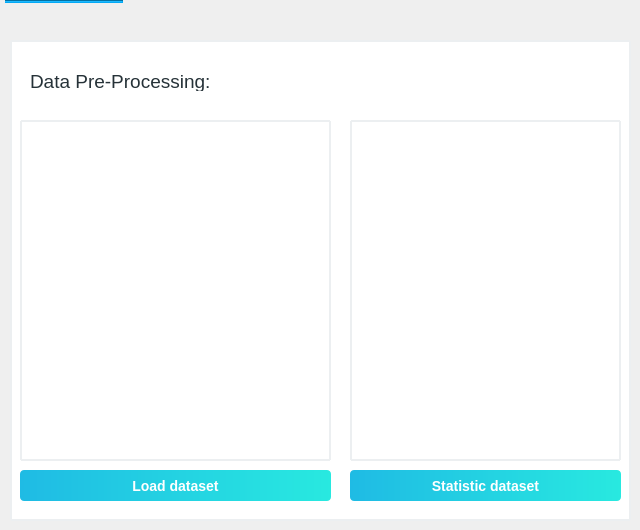
   <widget class="QWidget" name="Tab1">
    <property name="enabled">
     <bool>true</bool>
    </property>
    <property name="font">
     <font>
      <stylestrategy>PreferAntialias</stylestrategy>
     </font>
    </property>
    <attribute name="title">
     <string>PRE-PROCESSING</string>
    </attribute>
    <widget class="Line" name="line_2">
     <property name="geometry">
      <rect>
       <x>5</x>
       <y>0</y>
       <width>118</width>
       <height>3</height>
      </rect>
     </property>
     <property name="styleSheet">
      <string notr="true">background-color: #03a9f4;</string>
     </property>
     <property name="orientation">
      <enum>Qt::Horizontal</enum>
     </property>
    </widget>
    <widget class="QLabel" name="label_6">
     <property name="geometry">
      <rect>
       <x>30</x>
       <y>70</y>
       <width>231</width>
       <height>21</height>
      </rect>
     </property>
     <property name="font">
      <font>
       <pointsize>14</pointsize>
       <weight>50</weight>
       <italic>false</italic>
       <bold>false</bold>
      </font>
     </property>
     <property name="styleSheet">
      <string notr="true">#label_6{
	font: 14pt;
	color: #263238;
	
}</string>
     </property>
     <property name="text">
      <string>&lt;html&gt;&lt;head/&gt;&lt;body&gt;&lt;p&gt;Data Pre-Processing:&lt;/p&gt;&lt;/body&gt;&lt;/html&gt;</string>
     </property>
    </widget>
    <widget class="QPushButton" name="pushButton">
     <property name="geometry">
      <rect>
       <x>20</x>
       <y>470</y>
       <width>311</width>
       <height>31</height>
      </rect>
     </property>
     <property name="styleSheet">
      <string notr="true">QPushButton {
	background-color: qlineargradient(spread:pad, x1:0, y1:0, x2:1, y2:0, stop:0 rgba(31, 187, 228, 255), stop:1 rgba(40, 233, 224, 255));
    border-style: outset;
    border-color: #f3f5f7;
    border-radius: 4px;
    font: bold 14px;
    min-width: 10em;
    padding: 6px;
	color: #ffffff;
	font: 13pt &quot;Helvetica Neue&quot;;
}
QPushButton:pressed {
    background-color: #2980b9;
    border-style: outset;
    border-color: #f3f5f7;

}</string>
     </property>
     <property name="text">
      <string>Load dataset</string>
     </property>
    </widget>
    <widget class="QGraphicsView" name="graphicsView_4">
     <property name="geometry">
      <rect>
       <x>10</x>
       <y>40</y>
       <width>621</width>
       <height>481</height>
      </rect>
     </property>
     <property name="styleSheet">
      <string notr="true">QGraphicsView{
	border: 2px solid #eceff1;
	border-radius: 1px;
}</string>
     </property>
    </widget>
    <widget class="QPushButton" name="pushButton_2">
     <property name="geometry">
      <rect>
       <x>350</x>
       <y>470</y>
       <width>271</width>
       <height>31</height>
      </rect>
     </property>
     <property name="styleSheet">
      <string notr="true">QPushButton {
	background-color: qlineargradient(spread:pad, x1:0, y1:0, x2:1, y2:0, stop:0 rgba(31, 187, 228, 255), stop:1 rgba(40, 233, 224, 255));
    border-style: outset;
    border-color: #f3f5f7;
    border-radius: 4px;
    font: bold 14px;
    min-width: 10em;
    padding: 6px;
	color: #ffffff;
	font: 13pt &quot;Helvetica Neue&quot;;
}
QPushButton:pressed {
    background-color: #2980b9;
    border-style: outset;
    border-color: #f3f5f7;

}</string>
     </property>
     <property name="text">
      <string>Statistic dataset</string>
     </property>
    </widget>
    <widget class="QTableView" name="tableView">
     <property name="geometry">
      <rect>
       <x>20</x>
       <y>120</y>
       <width>311</width>
       <height>341</height>
      </rect>
     </property>
     <property name="styleSheet">
      <string notr="true">QTableView{
	border: 2px solid #eceff1;
	border-radius: 1px;
}</string>
     </property>
    </widget>
    <widget class="QTableView" name="tableView_4">
     <property name="geometry">
      <rect>
       <x>350</x>
       <y>120</y>
       <width>271</width>
       <height>341</height>
      </rect>
     </property>
     <property name="styleSheet">
      <string notr="true">QTableView{
	border: 2px solid #eceff1;
	border-radius: 1px;
}</string>
     </property>
    </widget>
    <zorder>graphicsView_4</zorder>
    <zorder>line_2</zorder>
    <zorder>label_6</zorder>
    <zorder>pushButton</zorder>
    <zorder>pushButton_2</zorder>
    <zorder>tableView</zorder>
    <zorder>line_3</zorder>
    <zorder>line_3</zorder>
    <zorder>tableView_4</zorder>
   </widget>
